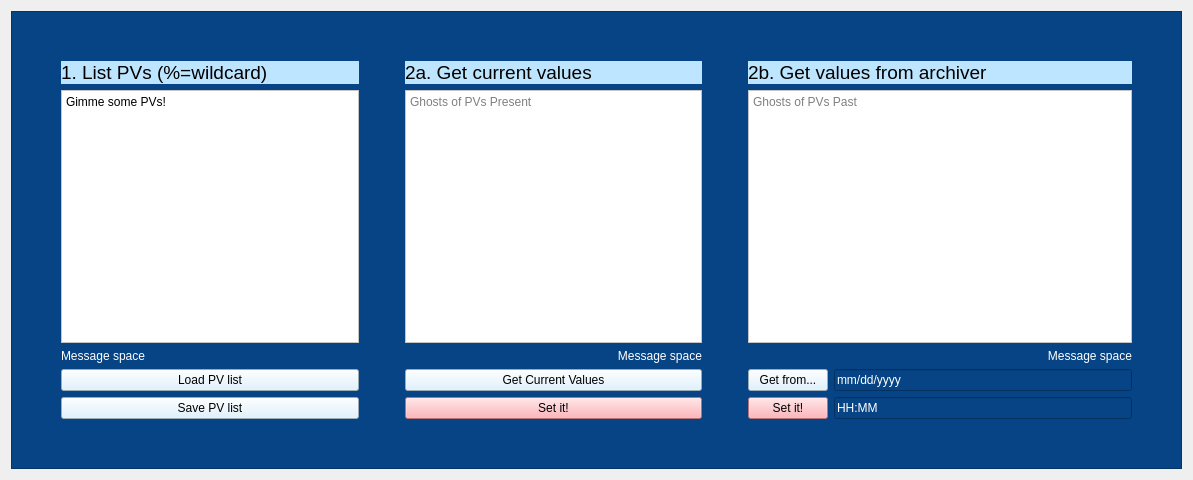
<?xml version="1.0" encoding="UTF-8"?>
<ui version="4.0">
 <class>Form</class>
 <widget class="QWidget" name="Form">
  <property name="geometry">
   <rect>
    <x>0</x>
    <y>0</y>
    <width>1193</width>
    <height>480</height>
   </rect>
  </property>
  <property name="windowTitle">
   <string>fixit</string>
  </property>
  <layout class="QGridLayout" name="gridLayout_2">
   <item row="0" column="0">
    <widget class="QFrame" name="frame">
     <property name="styleSheet">
      <string notr="true">background-color: rgb(6, 68, 134);</string>
     </property>
     <property name="frameShape">
      <enum>QFrame::StyledPanel</enum>
     </property>
     <property name="frameShadow">
      <enum>QFrame::Raised</enum>
     </property>
     <layout class="QGridLayout" name="gridLayout_3">
      <item row="0" column="0">
       <layout class="QGridLayout" name="gridLayout">
        <item row="3" column="1">
         <widget class="QPlainTextEdit" name="inputPVs">
          <property name="styleSheet">
           <string notr="true">background-color: rgb(255, 255, 255);</string>
          </property>
          <property name="plainText">
           <string>Gimme some PVs!</string>
          </property>
         </widget>
        </item>
        <item row="6" column="3">
         <widget class="QPushButton" name="setCurrPushButton">
          <property name="styleSheet">
           <string notr="true">background-color: rgb(255, 160, 166);</string>
          </property>
          <property name="text">
           <string>Set it!</string>
          </property>
         </widget>
        </item>
        <item row="2" column="0">
         <spacer name="horizontalSpacer_3">
          <property name="orientation">
           <enum>Qt::Horizontal</enum>
          </property>
          <property name="sizeType">
           <enum>QSizePolicy::Maximum</enum>
          </property>
          <property name="sizeHint" stdset="0">
           <size>
            <width>40</width>
            <height>20</height>
           </size>
          </property>
         </spacer>
        </item>
        <item row="8" column="0">
         <spacer name="verticalSpacer">
          <property name="orientation">
           <enum>Qt::Vertical</enum>
          </property>
          <property name="sizeType">
           <enum>QSizePolicy::Maximum</enum>
          </property>
          <property name="sizeHint" stdset="0">
           <size>
            <width>20</width>
            <height>40</height>
           </size>
          </property>
         </spacer>
        </item>
        <item row="4" column="5" colspan="2">
         <widget class="QLabel" name="histMessage">
          <property name="styleSheet">
           <string notr="true">color: rgb(255, 255, 255);</string>
          </property>
          <property name="text">
           <string>Message space</string>
          </property>
          <property name="alignment">
           <set>Qt::AlignRight|Qt::AlignTrailing|Qt::AlignVCenter</set>
          </property>
         </widget>
        </item>
        <item row="4" column="3">
         <widget class="QLabel" name="currMessage">
          <property name="styleSheet">
           <string notr="true">color: rgb(255, 255, 255);</string>
          </property>
          <property name="text">
           <string>Message space</string>
          </property>
          <property name="alignment">
           <set>Qt::AlignRight|Qt::AlignTrailing|Qt::AlignVCenter</set>
          </property>
         </widget>
        </item>
        <item row="5" column="1">
         <widget class="QPushButton" name="loadListPushButton">
          <property name="styleSheet">
           <string notr="true">background-color: rgb(216, 240, 255);</string>
          </property>
          <property name="text">
           <string>Load PV list</string>
          </property>
         </widget>
        </item>
        <item row="2" column="4">
         <spacer name="horizontalSpacer_2">
          <property name="orientation">
           <enum>Qt::Horizontal</enum>
          </property>
          <property name="sizeType">
           <enum>QSizePolicy::Maximum</enum>
          </property>
          <property name="sizeHint" stdset="0">
           <size>
            <width>40</width>
            <height>20</height>
           </size>
          </property>
         </spacer>
        </item>
        <item row="5" column="3">
         <widget class="QPushButton" name="getCurrPushButton">
          <property name="styleSheet">
           <string notr="true">background-color: rgb(216, 240, 255);</string>
          </property>
          <property name="text">
           <string>Get Current Values</string>
          </property>
         </widget>
        </item>
        <item row="2" column="3">
         <widget class="QLabel" name="label2a">
          <property name="font">
           <font>
            <pointsize>14</pointsize>
           </font>
          </property>
          <property name="styleSheet">
           <string notr="true">background: rgb(190, 229, 255);</string>
          </property>
          <property name="text">
           <string>2a. Get current values</string>
          </property>
         </widget>
        </item>
        <item row="3" column="5" colspan="2">
         <widget class="QTextBrowser" name="histValsTextBrowser">
          <property name="styleSheet">
           <string notr="true">background-color: rgb(255, 255, 255);</string>
          </property>
          <property name="placeholderText">
           <string>Ghosts of PVs Past</string>
          </property>
         </widget>
        </item>
        <item row="2" column="5" colspan="2">
         <widget class="QLabel" name="label2b">
          <property name="minimumSize">
           <size>
            <width>0</width>
            <height>0</height>
           </size>
          </property>
          <property name="maximumSize">
           <size>
            <width>16777215</width>
            <height>16777215</height>
           </size>
          </property>
          <property name="font">
           <font>
            <pointsize>14</pointsize>
           </font>
          </property>
          <property name="styleSheet">
           <string notr="true">background: rgb(190, 229, 255);</string>
          </property>
          <property name="text">
           <string>2b. Get values from archiver</string>
          </property>
         </widget>
        </item>
        <item row="2" column="7">
         <spacer name="horizontalSpacer_4">
          <property name="orientation">
           <enum>Qt::Horizontal</enum>
          </property>
          <property name="sizeType">
           <enum>QSizePolicy::Maximum</enum>
          </property>
          <property name="sizeHint" stdset="0">
           <size>
            <width>40</width>
            <height>20</height>
           </size>
          </property>
         </spacer>
        </item>
        <item row="3" column="3">
         <widget class="QTextBrowser" name="currValsTextBrowser">
          <property name="styleSheet">
           <string notr="true">background-color: rgb(255, 255, 255);</string>
          </property>
          <property name="placeholderText">
           <string>Ghosts of PVs Present</string>
          </property>
         </widget>
        </item>
        <item row="6" column="1">
         <widget class="QPushButton" name="saveListPushButton">
          <property name="styleSheet">
           <string notr="true">background-color: rgb(216, 240, 255);</string>
          </property>
          <property name="text">
           <string>Save PV list</string>
          </property>
         </widget>
        </item>
        <item row="6" column="5">
         <widget class="QPushButton" name="setHistPushButton">
          <property name="styleSheet">
           <string notr="true">background-color: rgb(255, 160, 166);</string>
          </property>
          <property name="text">
           <string>Set it!</string>
          </property>
         </widget>
        </item>
        <item row="5" column="5">
         <widget class="QPushButton" name="getHistPushButton">
          <property name="styleSheet">
           <string notr="true">background-color: rgb(216, 240, 255);</string>
          </property>
          <property name="text">
           <string>Get from...</string>
          </property>
         </widget>
        </item>
        <item row="2" column="1">
         <widget class="QLabel" name="label1">
          <property name="minimumSize">
           <size>
            <width>0</width>
            <height>0</height>
           </size>
          </property>
          <property name="font">
           <font>
            <pointsize>14</pointsize>
           </font>
          </property>
          <property name="styleSheet">
           <string notr="true">background: rgb(190, 229, 255);</string>
          </property>
          <property name="text">
           <string>1. List PVs (%=wildcard)</string>
          </property>
         </widget>
        </item>
        <item row="4" column="1">
         <widget class="QLabel" name="globalMessage">
          <property name="styleSheet">
           <string notr="true">color: rgb(255, 255, 255);</string>
          </property>
          <property name="text">
           <string>Message space</string>
          </property>
         </widget>
        </item>
        <item row="2" column="2">
         <spacer name="horizontalSpacer">
          <property name="orientation">
           <enum>Qt::Horizontal</enum>
          </property>
          <property name="sizeType">
           <enum>QSizePolicy::Maximum</enum>
          </property>
          <property name="sizeHint" stdset="0">
           <size>
            <width>40</width>
            <height>20</height>
           </size>
          </property>
         </spacer>
        </item>
        <item row="6" column="6">
         <widget class="QLineEdit" name="timeLineEdit">
          <property name="styleSheet">
           <string notr="true">color: rgb(255, 255, 255);</string>
          </property>
          <property name="inputMask">
           <string/>
          </property>
          <property name="text">
           <string>HH:MM</string>
          </property>
         </widget>
        </item>
        <item row="5" column="6">
         <widget class="QLineEdit" name="dateLineEdit">
          <property name="styleSheet">
           <string notr="true">color: rgb(255, 255, 255);</string>
          </property>
          <property name="inputMask">
           <string/>
          </property>
          <property name="text">
           <string>mm/dd/yyyy</string>
          </property>
         </widget>
        </item>
        <item row="1" column="0">
         <spacer name="verticalSpacer_2">
          <property name="orientation">
           <enum>Qt::Vertical</enum>
          </property>
          <property name="sizeType">
           <enum>QSizePolicy::Maximum</enum>
          </property>
          <property name="sizeHint" stdset="0">
           <size>
            <width>20</width>
            <height>40</height>
           </size>
          </property>
         </spacer>
        </item>
       </layout>
      </item>
     </layout>
    </widget>
   </item>
  </layout>
 </widget>
 <tabstops>
  <tabstop>inputPVs</tabstop>
  <tabstop>getCurrPushButton</tabstop>
  <tabstop>dateLineEdit</tabstop>
  <tabstop>timeLineEdit</tabstop>
  <tabstop>getHistPushButton</tabstop>
  <tabstop>setHistPushButton</tabstop>
  <tabstop>setCurrPushButton</tabstop>
  <tabstop>loadListPushButton</tabstop>
  <tabstop>saveListPushButton</tabstop>
  <tabstop>currValsTextBrowser</tabstop>
  <tabstop>histValsTextBrowser</tabstop>
 </tabstops>
 <resources/>
 <connections/>
</ui>
